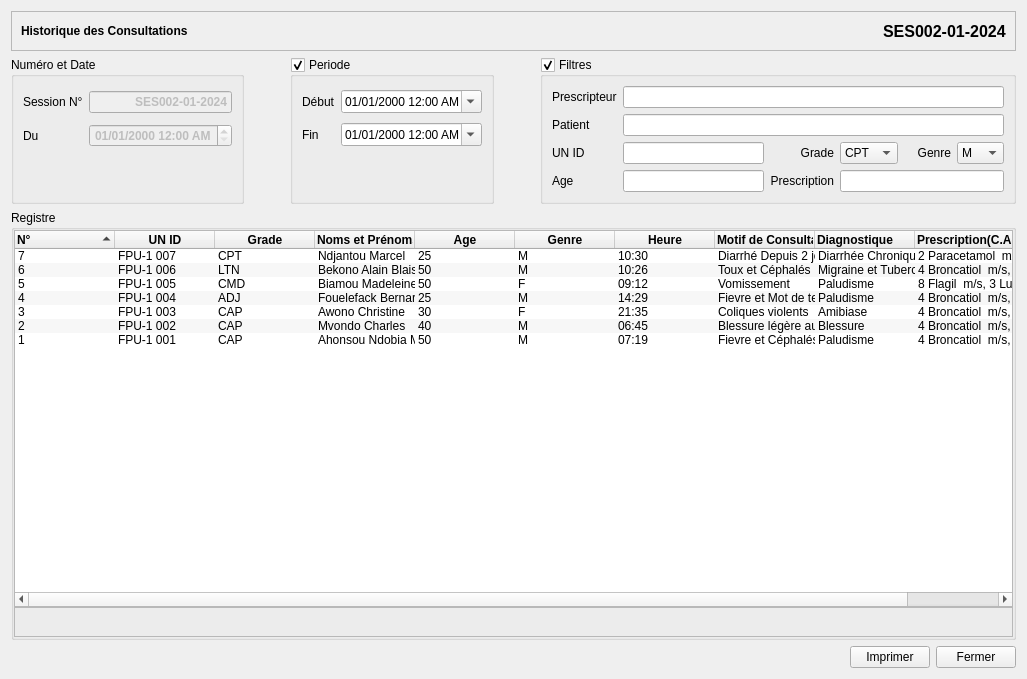
<?xml version="1.0" encoding="UTF-8"?>
<ui version="4.0">
 <class>ConsultationReport</class>
 <widget class="QWidget" name="ConsultationReport">
  <property name="geometry">
   <rect>
    <x>0</x>
    <y>0</y>
    <width>1027</width>
    <height>679</height>
   </rect>
  </property>
  <property name="windowTitle">
   <string>Registre des Consultations</string>
  </property>
  <layout class="QVBoxLayout" name="verticalLayout_3">
   <item>
    <widget class="QFrame" name="frame_2">
     <property name="enabled">
      <bool>true</bool>
     </property>
     <property name="minimumSize">
      <size>
       <width>0</width>
       <height>40</height>
      </size>
     </property>
     <property name="maximumSize">
      <size>
       <width>16777215</width>
       <height>40</height>
      </size>
     </property>
     <property name="frameShape">
      <enum>QFrame::StyledPanel</enum>
     </property>
     <property name="frameShadow">
      <enum>QFrame::Plain</enum>
     </property>
     <property name="lineWidth">
      <number>0</number>
     </property>
     <layout class="QHBoxLayout" name="horizontalLayout_7">
      <item>
       <widget class="QLabel" name="label_3">
        <property name="sizePolicy">
         <sizepolicy hsizetype="Expanding" vsizetype="Preferred">
          <horstretch>0</horstretch>
          <verstretch>0</verstretch>
         </sizepolicy>
        </property>
        <property name="font">
         <font>
          <bold>true</bold>
         </font>
        </property>
        <property name="lineWidth">
         <number>0</number>
        </property>
        <property name="text">
         <string>Historique des Consultations</string>
        </property>
       </widget>
      </item>
      <item>
       <widget class="QLabel" name="label_4">
        <property name="font">
         <font>
          <pointsize>12</pointsize>
          <bold>true</bold>
         </font>
        </property>
        <property name="text">
         <string>SES002-01-2024</string>
        </property>
       </widget>
      </item>
     </layout>
    </widget>
   </item>
   <item>
    <layout class="QHBoxLayout" name="horizontalLayout_6">
     <item>
      <widget class="QGroupBox" name="groupBox">
       <property name="sizePolicy">
        <sizepolicy hsizetype="Fixed" vsizetype="Preferred">
         <horstretch>0</horstretch>
         <verstretch>0</verstretch>
        </sizepolicy>
       </property>
       <property name="title">
        <string>Numéro et Date</string>
       </property>
       <layout class="QGridLayout" name="gridLayout_4">
        <item row="0" column="0">
         <layout class="QGridLayout" name="gridLayout_3">
          <item row="1" column="0">
           <widget class="QLabel" name="label">
            <property name="maximumSize">
             <size>
              <width>16777215</width>
              <height>109</height>
             </size>
            </property>
            <property name="text">
             <string>Du</string>
            </property>
           </widget>
          </item>
          <item row="0" column="0">
           <widget class="QLabel" name="label_5">
            <property name="maximumSize">
             <size>
              <width>16777215</width>
              <height>109</height>
             </size>
            </property>
            <property name="text">
             <string>Session N°</string>
            </property>
           </widget>
          </item>
          <item row="2" column="0">
           <spacer name="verticalSpacer_2">
            <property name="orientation">
             <enum>Qt::Vertical</enum>
            </property>
            <property name="sizeType">
             <enum>QSizePolicy::Preferred</enum>
            </property>
            <property name="sizeHint" stdset="0">
             <size>
              <width>20</width>
              <height>40</height>
             </size>
            </property>
           </spacer>
          </item>
          <item row="0" column="1">
           <widget class="QLineEdit" name="lineEdit_6">
            <property name="enabled">
             <bool>false</bool>
            </property>
            <property name="sizePolicy">
             <sizepolicy hsizetype="Preferred" vsizetype="Fixed">
              <horstretch>0</horstretch>
              <verstretch>0</verstretch>
             </sizepolicy>
            </property>
            <property name="font">
             <font>
              <bold>true</bold>
             </font>
            </property>
            <property name="text">
             <string>SES002-01-2024</string>
            </property>
            <property name="alignment">
             <set>Qt::AlignRight|Qt::AlignTrailing|Qt::AlignVCenter</set>
            </property>
            <property name="readOnly">
             <bool>true</bool>
            </property>
           </widget>
          </item>
          <item row="1" column="1">
           <widget class="QDateTimeEdit" name="dateTimeEdit_3">
            <property name="enabled">
             <bool>false</bool>
            </property>
            <property name="sizePolicy">
             <sizepolicy hsizetype="Preferred" vsizetype="Fixed">
              <horstretch>0</horstretch>
              <verstretch>0</verstretch>
             </sizepolicy>
            </property>
            <property name="font">
             <font>
              <bold>true</bold>
             </font>
            </property>
            <property name="alignment">
             <set>Qt::AlignRight|Qt::AlignTrailing|Qt::AlignVCenter</set>
            </property>
            <property name="displayFormat">
             <string>dd/MM/yyyy h:mm AP</string>
            </property>
           </widget>
          </item>
         </layout>
        </item>
       </layout>
      </widget>
     </item>
     <item>
      <spacer name="horizontalSpacer_3">
       <property name="orientation">
        <enum>Qt::Horizontal</enum>
       </property>
       <property name="sizeType">
        <enum>QSizePolicy::Preferred</enum>
       </property>
       <property name="sizeHint" stdset="0">
        <size>
         <width>40</width>
         <height>20</height>
        </size>
       </property>
      </spacer>
     </item>
     <item>
      <widget class="QGroupBox" name="groupBox_4">
       <property name="sizePolicy">
        <sizepolicy hsizetype="Fixed" vsizetype="Preferred">
         <horstretch>0</horstretch>
         <verstretch>0</verstretch>
        </sizepolicy>
       </property>
       <property name="title">
        <string>Periode</string>
       </property>
       <property name="checkable">
        <bool>true</bool>
       </property>
       <layout class="QGridLayout" name="gridLayout_6">
        <item row="0" column="0">
         <layout class="QGridLayout" name="gridLayout_5">
          <item row="0" column="0">
           <widget class="QLabel" name="label_17">
            <property name="text">
             <string>Début</string>
            </property>
           </widget>
          </item>
          <item row="0" column="1">
           <widget class="QDateTimeEdit" name="dateTimeEdit_2">
            <property name="displayFormat">
             <string>dd/MM/yyyy h:mm AP</string>
            </property>
            <property name="calendarPopup">
             <bool>true</bool>
            </property>
           </widget>
          </item>
          <item row="1" column="0">
           <widget class="QLabel" name="label_6">
            <property name="text">
             <string>Fin</string>
            </property>
           </widget>
          </item>
          <item row="1" column="1">
           <widget class="QDateTimeEdit" name="dateTimeEdit">
            <property name="displayFormat">
             <string>dd/MM/yyyy h:mm AP</string>
            </property>
            <property name="calendarPopup">
             <bool>true</bool>
            </property>
           </widget>
          </item>
          <item row="2" column="0">
           <spacer name="verticalSpacer_3">
            <property name="orientation">
             <enum>Qt::Vertical</enum>
            </property>
            <property name="sizeType">
             <enum>QSizePolicy::Preferred</enum>
            </property>
            <property name="sizeHint" stdset="0">
             <size>
              <width>20</width>
              <height>40</height>
             </size>
            </property>
           </spacer>
          </item>
         </layout>
        </item>
       </layout>
      </widget>
     </item>
     <item>
      <spacer name="horizontalSpacer">
       <property name="orientation">
        <enum>Qt::Horizontal</enum>
       </property>
       <property name="sizeType">
        <enum>QSizePolicy::Preferred</enum>
       </property>
       <property name="sizeHint" stdset="0">
        <size>
         <width>40</width>
         <height>20</height>
        </size>
       </property>
      </spacer>
     </item>
     <item>
      <widget class="QGroupBox" name="groupBox_2">
       <property name="title">
        <string>Filtres</string>
       </property>
       <property name="checkable">
        <bool>true</bool>
       </property>
       <layout class="QVBoxLayout" name="verticalLayout_4">
        <item>
         <layout class="QGridLayout" name="gridLayout_2">
          <item row="2" column="0">
           <widget class="QLabel" name="label_7">
            <property name="maximumSize">
             <size>
              <width>90</width>
              <height>16777215</height>
             </size>
            </property>
            <property name="text">
             <string>UN ID</string>
            </property>
           </widget>
          </item>
          <item row="1" column="0">
           <widget class="QLabel" name="label_12">
            <property name="text">
             <string>Patient</string>
            </property>
           </widget>
          </item>
          <item row="2" column="4">
           <widget class="QLabel" name="label_2">
            <property name="text">
             <string>Grade</string>
            </property>
            <property name="alignment">
             <set>Qt::AlignRight|Qt::AlignTrailing|Qt::AlignVCenter</set>
            </property>
           </widget>
          </item>
          <item row="2" column="5">
           <widget class="QComboBox" name="comboBox">
            <item>
             <property name="text">
              <string>CPT</string>
             </property>
            </item>
            <item>
             <property name="text">
              <string>LTN</string>
             </property>
            </item>
            <item>
             <property name="text">
              <string>CMD</string>
             </property>
            </item>
            <item>
             <property name="text">
              <string>ADJ</string>
             </property>
            </item>
            <item>
             <property name="text">
              <string>CAP</string>
             </property>
            </item>
           </widget>
          </item>
          <item row="0" column="0">
           <widget class="QLabel" name="label_13">
            <property name="text">
             <string>Prescripteur</string>
            </property>
           </widget>
          </item>
          <item row="2" column="7">
           <widget class="QComboBox" name="comboBox_2">
            <item>
             <property name="text">
              <string>M</string>
             </property>
            </item>
            <item>
             <property name="text">
              <string>F</string>
             </property>
            </item>
           </widget>
          </item>
          <item row="2" column="1" colspan="3">
           <widget class="QLineEdit" name="lineEdit_2"/>
          </item>
          <item row="3" column="0">
           <widget class="QLabel" name="label_11">
            <property name="text">
             <string>Age</string>
            </property>
           </widget>
          </item>
          <item row="2" column="6">
           <widget class="QLabel" name="label_10">
            <property name="text">
             <string>Genre</string>
            </property>
            <property name="alignment">
             <set>Qt::AlignRight|Qt::AlignTrailing|Qt::AlignVCenter</set>
            </property>
           </widget>
          </item>
          <item row="3" column="5" colspan="3">
           <widget class="QLineEdit" name="lineEdit_5"/>
          </item>
          <item row="0" column="1" colspan="7">
           <widget class="QLineEdit" name="lineEdit_3"/>
          </item>
          <item row="1" column="1" colspan="7">
           <widget class="QLineEdit" name="lineEdit"/>
          </item>
          <item row="3" column="4">
           <widget class="QLabel" name="label_14">
            <property name="text">
             <string>Prescription</string>
            </property>
            <property name="alignment">
             <set>Qt::AlignRight|Qt::AlignTrailing|Qt::AlignVCenter</set>
            </property>
           </widget>
          </item>
          <item row="3" column="1" colspan="3">
           <widget class="QLineEdit" name="lineEdit_4"/>
          </item>
         </layout>
        </item>
       </layout>
      </widget>
     </item>
    </layout>
   </item>
   <item>
    <widget class="QGroupBox" name="groupBox_3">
     <property name="title">
      <string>Registre</string>
     </property>
     <layout class="QGridLayout" name="gridLayout">
      <property name="leftMargin">
       <number>0</number>
      </property>
      <property name="topMargin">
       <number>0</number>
      </property>
      <property name="rightMargin">
       <number>0</number>
      </property>
      <property name="bottomMargin">
       <number>0</number>
      </property>
      <property name="spacing">
       <number>0</number>
      </property>
      <item row="0" column="0">
       <layout class="QVBoxLayout" name="verticalLayout_2">
        <property name="spacing">
         <number>0</number>
        </property>
        <item>
         <widget class="QWidget" name="widget" native="true">
          <layout class="QVBoxLayout" name="verticalLayout">
           <property name="spacing">
            <number>0</number>
           </property>
           <property name="leftMargin">
            <number>0</number>
           </property>
           <property name="topMargin">
            <number>0</number>
           </property>
           <property name="rightMargin">
            <number>0</number>
           </property>
           <property name="bottomMargin">
            <number>0</number>
           </property>
           <item>
            <widget class="QTreeWidget" name="treeWidget">
             <property name="sizeAdjustPolicy">
              <enum>QAbstractScrollArea::AdjustToContents</enum>
             </property>
             <property name="alternatingRowColors">
              <bool>true</bool>
             </property>
             <property name="textElideMode">
              <enum>Qt::ElideNone</enum>
             </property>
             <property name="autoExpandDelay">
              <number>0</number>
             </property>
             <property name="rootIsDecorated">
              <bool>false</bool>
             </property>
             <property name="uniformRowHeights">
              <bool>true</bool>
             </property>
             <property name="sortingEnabled">
              <bool>true</bool>
             </property>
             <attribute name="headerHighlightSections">
              <bool>true</bool>
             </attribute>
             <column>
              <property name="text">
               <string>N°</string>
              </property>
              <property name="toolTip">
               <string>Nom du Médicament</string>
              </property>
              <property name="font">
               <font>
                <bold>true</bold>
               </font>
              </property>
             </column>
             <column>
              <property name="text">
               <string>UN ID</string>
              </property>
              <property name="toolTip">
               <string>Quantité totale de Médicament avec laquelle a commencé le service hier</string>
              </property>
              <property name="font">
               <font>
                <bold>true</bold>
               </font>
              </property>
              <property name="textAlignment">
               <set>AlignCenter</set>
              </property>
             </column>
             <column>
              <property name="text">
               <string>Grade</string>
              </property>
              <property name="toolTip">
               <string>Quantité totale de Médicaments écoulés hier</string>
              </property>
              <property name="font">
               <font>
                <bold>true</bold>
               </font>
              </property>
              <property name="textAlignment">
               <set>AlignCenter</set>
              </property>
             </column>
             <column>
              <property name="text">
               <string>Noms et Prénoms</string>
              </property>
              <property name="toolTip">
               <string>Quantité de médicaments qui vous a été livrée Aujourd'hui</string>
              </property>
              <property name="font">
               <font>
                <bold>true</bold>
               </font>
              </property>
              <property name="textAlignment">
               <set>AlignLeading|AlignVCenter</set>
              </property>
             </column>
             <column>
              <property name="text">
               <string>Age</string>
              </property>
              <property name="toolTip">
               <string>Quantité totale de Médicament avec laquelle vous commencez le service aujourd'hui</string>
              </property>
              <property name="font">
               <font>
                <bold>true</bold>
               </font>
              </property>
              <property name="textAlignment">
               <set>AlignCenter</set>
              </property>
             </column>
             <column>
              <property name="text">
               <string>Genre</string>
              </property>
              <property name="font">
               <font>
                <bold>true</bold>
               </font>
              </property>
              <property name="textAlignment">
               <set>AlignCenter</set>
              </property>
             </column>
             <column>
              <property name="text">
               <string>Heure</string>
              </property>
              <property name="font">
               <font>
                <bold>true</bold>
               </font>
              </property>
              <property name="textAlignment">
               <set>AlignCenter</set>
              </property>
             </column>
             <column>
              <property name="text">
               <string>Motif de Consultation(M/C)</string>
              </property>
              <property name="font">
               <font>
                <bold>true</bold>
               </font>
              </property>
             </column>
             <column>
              <property name="text">
               <string>Diagnostique</string>
              </property>
              <property name="font">
               <font>
                <bold>true</bold>
               </font>
              </property>
             </column>
             <column>
              <property name="text">
               <string>Prescription(C.A.T)</string>
              </property>
              <property name="font">
               <font>
                <bold>true</bold>
               </font>
              </property>
             </column>
             <column>
              <property name="text">
               <string>Prescripteur et Signature</string>
              </property>
              <property name="font">
               <font>
                <bold>true</bold>
               </font>
              </property>
             </column>
             <item>
              <property name="text">
               <string>7</string>
              </property>
              <property name="text">
               <string>FPU-1 007</string>
              </property>
              <property name="textAlignment">
               <set>AlignCenter</set>
              </property>
              <property name="text">
               <string>CPT</string>
              </property>
              <property name="textAlignment">
               <set>AlignCenter</set>
              </property>
              <property name="text">
               <string>Ndjantou Marcel</string>
              </property>
              <property name="textAlignment">
               <set>AlignLeading|AlignVCenter</set>
              </property>
              <property name="text">
               <string>25</string>
              </property>
              <property name="textAlignment">
               <set>AlignCenter</set>
              </property>
              <property name="text">
               <string>M</string>
              </property>
              <property name="textAlignment">
               <set>AlignCenter</set>
              </property>
              <property name="text">
               <string>10:30</string>
              </property>
              <property name="textAlignment">
               <set>AlignCenter</set>
              </property>
              <property name="text">
               <string>Diarrhé Depuis 2 jours</string>
              </property>
              <property name="text">
               <string>Diarrhée Chronique</string>
              </property>
              <property name="text">
               <string>2 Paracetamol  m/s, 3 Diocné 1/1/1</string>
              </property>
              <property name="text">
               <string>Akamba Pierette</string>
              </property>
             </item>
             <item>
              <property name="text">
               <string>6</string>
              </property>
              <property name="text">
               <string>FPU-1 006</string>
              </property>
              <property name="textAlignment">
               <set>AlignCenter</set>
              </property>
              <property name="text">
               <string>LTN</string>
              </property>
              <property name="textAlignment">
               <set>AlignCenter</set>
              </property>
              <property name="text">
               <string>Bekono Alain Blaise</string>
              </property>
              <property name="textAlignment">
               <set>AlignLeading|AlignVCenter</set>
              </property>
              <property name="text">
               <string>50</string>
              </property>
              <property name="textAlignment">
               <set>AlignCenter</set>
              </property>
              <property name="text">
               <string>M</string>
              </property>
              <property name="textAlignment">
               <set>AlignCenter</set>
              </property>
              <property name="text">
               <string>10:26</string>
              </property>
              <property name="textAlignment">
               <set>AlignCenter</set>
              </property>
              <property name="text">
               <string>Toux et Céphalés</string>
              </property>
              <property name="text">
               <string>Migraine et Tuberculoze</string>
              </property>
              <property name="text">
               <string>4 Broncatiol  m/s, 3 Diocné 1/1/1</string>
              </property>
              <property name="text">
               <string>Chountsa André</string>
              </property>
             </item>
             <item>
              <property name="text">
               <string>5</string>
              </property>
              <property name="text">
               <string>FPU-1 005</string>
              </property>
              <property name="textAlignment">
               <set>AlignCenter</set>
              </property>
              <property name="text">
               <string>CMD</string>
              </property>
              <property name="textAlignment">
               <set>AlignCenter</set>
              </property>
              <property name="text">
               <string>Biamou Madeleine</string>
              </property>
              <property name="textAlignment">
               <set>AlignLeading|AlignVCenter</set>
              </property>
              <property name="text">
               <string>50</string>
              </property>
              <property name="textAlignment">
               <set>AlignCenter</set>
              </property>
              <property name="text">
               <string>F</string>
              </property>
              <property name="textAlignment">
               <set>AlignCenter</set>
              </property>
              <property name="text">
               <string>09:12</string>
              </property>
              <property name="textAlignment">
               <set>AlignCenter</set>
              </property>
              <property name="text">
               <string>Vomissement</string>
              </property>
              <property name="text">
               <string>Paludisme</string>
              </property>
              <property name="text">
               <string>8 Flagil  m/s, 3 Lumifer 1/1/1</string>
              </property>
              <property name="text">
               <string>Ebola Olivier</string>
              </property>
             </item>
             <item>
              <property name="text">
               <string>4</string>
              </property>
              <property name="text">
               <string>FPU-1 004</string>
              </property>
              <property name="textAlignment">
               <set>AlignCenter</set>
              </property>
              <property name="text">
               <string>ADJ</string>
              </property>
              <property name="textAlignment">
               <set>AlignCenter</set>
              </property>
              <property name="text">
               <string>Fouelefack Bernard</string>
              </property>
              <property name="textAlignment">
               <set>AlignLeading|AlignVCenter</set>
              </property>
              <property name="text">
               <string>25</string>
              </property>
              <property name="textAlignment">
               <set>AlignCenter</set>
              </property>
              <property name="text">
               <string>M</string>
              </property>
              <property name="textAlignment">
               <set>AlignCenter</set>
              </property>
              <property name="text">
               <string>14:29</string>
              </property>
              <property name="textAlignment">
               <set>AlignCenter</set>
              </property>
              <property name="text">
               <string>Fievre et Mot de tete</string>
              </property>
              <property name="text">
               <string>Paludisme</string>
              </property>
              <property name="text">
               <string>4 Broncatiol  m/s, 3 Diocné 1/1/1</string>
              </property>
              <property name="text">
               <string>Akamba Pierette</string>
              </property>
             </item>
             <item>
              <property name="text">
               <string>3</string>
              </property>
              <property name="text">
               <string>FPU-1 003</string>
              </property>
              <property name="textAlignment">
               <set>AlignCenter</set>
              </property>
              <property name="text">
               <string>CAP</string>
              </property>
              <property name="textAlignment">
               <set>AlignCenter</set>
              </property>
              <property name="text">
               <string>Awono Christine</string>
              </property>
              <property name="textAlignment">
               <set>AlignLeading|AlignVCenter</set>
              </property>
              <property name="text">
               <string>30</string>
              </property>
              <property name="textAlignment">
               <set>AlignCenter</set>
              </property>
              <property name="text">
               <string>F</string>
              </property>
              <property name="textAlignment">
               <set>AlignCenter</set>
              </property>
              <property name="text">
               <string>21:35</string>
              </property>
              <property name="textAlignment">
               <set>AlignCenter</set>
              </property>
              <property name="text">
               <string>Coliques violents</string>
              </property>
              <property name="text">
               <string>Amibiase</string>
              </property>
              <property name="text">
               <string>4 Broncatiol  m/s, 3 Diocné 1/1/1</string>
              </property>
              <property name="text">
               <string>Ebola Olivier</string>
              </property>
             </item>
             <item>
              <property name="text">
               <string>2</string>
              </property>
              <property name="text">
               <string>FPU-1 002</string>
              </property>
              <property name="textAlignment">
               <set>AlignCenter</set>
              </property>
              <property name="text">
               <string>CAP</string>
              </property>
              <property name="textAlignment">
               <set>AlignCenter</set>
              </property>
              <property name="text">
               <string>Mvondo Charles</string>
              </property>
              <property name="textAlignment">
               <set>AlignLeading|AlignVCenter</set>
              </property>
              <property name="text">
               <string>40</string>
              </property>
              <property name="textAlignment">
               <set>AlignCenter</set>
              </property>
              <property name="text">
               <string>M</string>
              </property>
              <property name="textAlignment">
               <set>AlignCenter</set>
              </property>
              <property name="text">
               <string>06:45</string>
              </property>
              <property name="textAlignment">
               <set>AlignCenter</set>
              </property>
              <property name="text">
               <string>Blessure légère au poignet</string>
              </property>
              <property name="text">
               <string>Blessure</string>
              </property>
              <property name="text">
               <string>4 Broncatiol  m/s, 3 Diocné 1/1/1</string>
              </property>
              <property name="text">
               <string>Akamba Pierette</string>
              </property>
             </item>
             <item>
              <property name="text">
               <string>1</string>
              </property>
              <property name="text">
               <string>FPU-1 001</string>
              </property>
              <property name="textAlignment">
               <set>AlignCenter</set>
              </property>
              <property name="text">
               <string>CAP</string>
              </property>
              <property name="textAlignment">
               <set>AlignCenter</set>
              </property>
              <property name="text">
               <string>Ahonsou Ndobia McDaniels</string>
              </property>
              <property name="textAlignment">
               <set>AlignLeading|AlignVCenter</set>
              </property>
              <property name="text">
               <string>50</string>
              </property>
              <property name="textAlignment">
               <set>AlignCenter</set>
              </property>
              <property name="text">
               <string>M</string>
              </property>
              <property name="textAlignment">
               <set>AlignCenter</set>
              </property>
              <property name="text">
               <string>07:19</string>
              </property>
              <property name="textAlignment">
               <set>AlignCenter</set>
              </property>
              <property name="text">
               <string>Fievre et Céphalés</string>
              </property>
              <property name="text">
               <string>Paludisme</string>
              </property>
              <property name="text">
               <string>4 Broncatiol  m/s, 3 Diocné 1/1/1</string>
              </property>
              <property name="text">
               <string>Akamba Pierette</string>
              </property>
             </item>
            </widget>
           </item>
           <item>
            <widget class="QFrame" name="frame_3">
             <property name="minimumSize">
              <size>
               <width>0</width>
               <height>30</height>
              </size>
             </property>
             <property name="frameShape">
              <enum>QFrame::StyledPanel</enum>
             </property>
             <property name="frameShadow">
              <enum>QFrame::Raised</enum>
             </property>
            </widget>
           </item>
          </layout>
         </widget>
        </item>
       </layout>
      </item>
     </layout>
    </widget>
   </item>
   <item>
    <layout class="QHBoxLayout" name="horizontalLayout_2">
     <item>
      <spacer name="horizontalSpacer_2">
       <property name="orientation">
        <enum>Qt::Horizontal</enum>
       </property>
       <property name="sizeHint" stdset="0">
        <size>
         <width>40</width>
         <height>20</height>
        </size>
       </property>
      </spacer>
     </item>
     <item>
      <widget class="QPushButton" name="pushButton_3">
       <property name="text">
        <string>Imprimer</string>
       </property>
      </widget>
     </item>
     <item>
      <widget class="QPushButton" name="pushButton_4">
       <property name="text">
        <string>Fermer</string>
       </property>
      </widget>
     </item>
    </layout>
   </item>
  </layout>
 </widget>
 <resources/>
 <connections/>
</ui>
